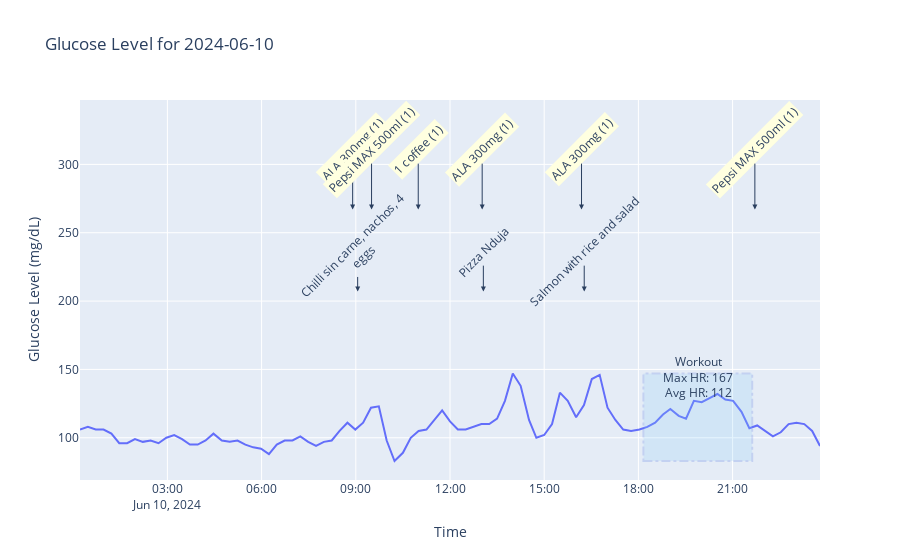
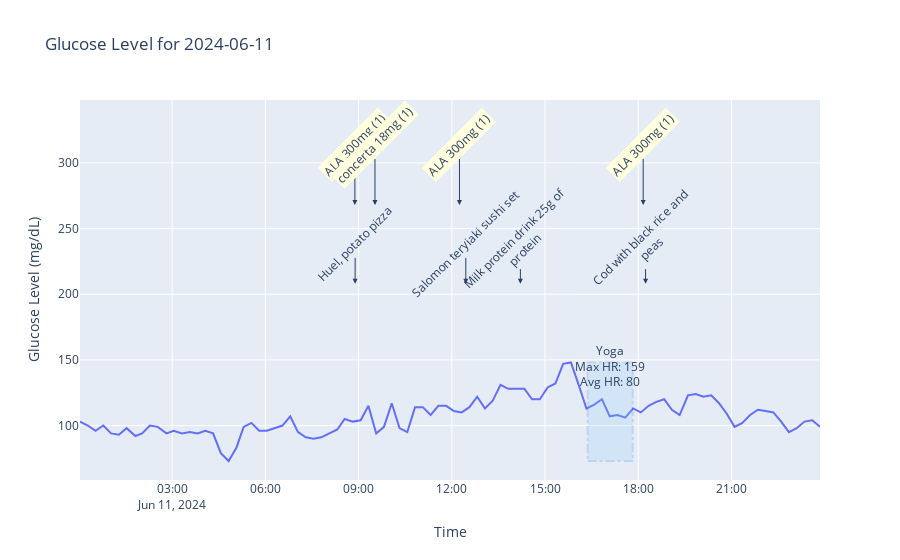
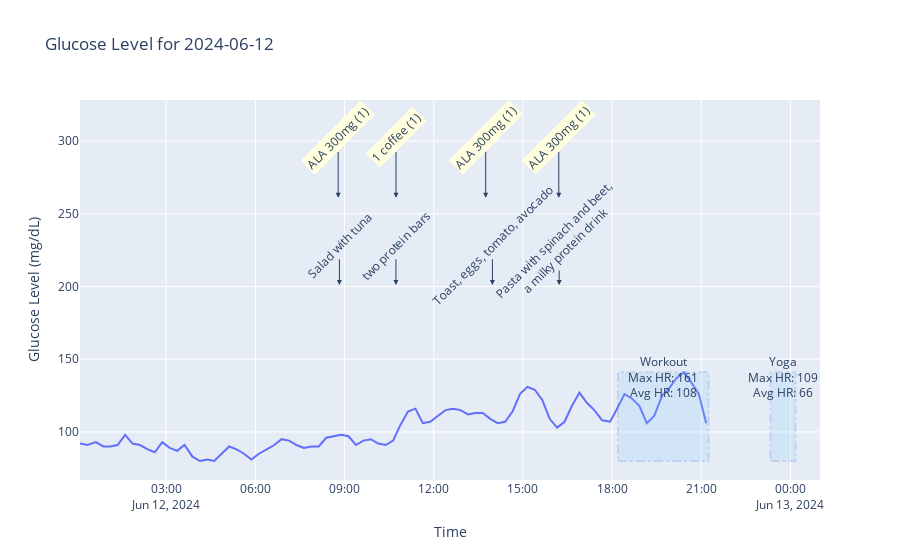
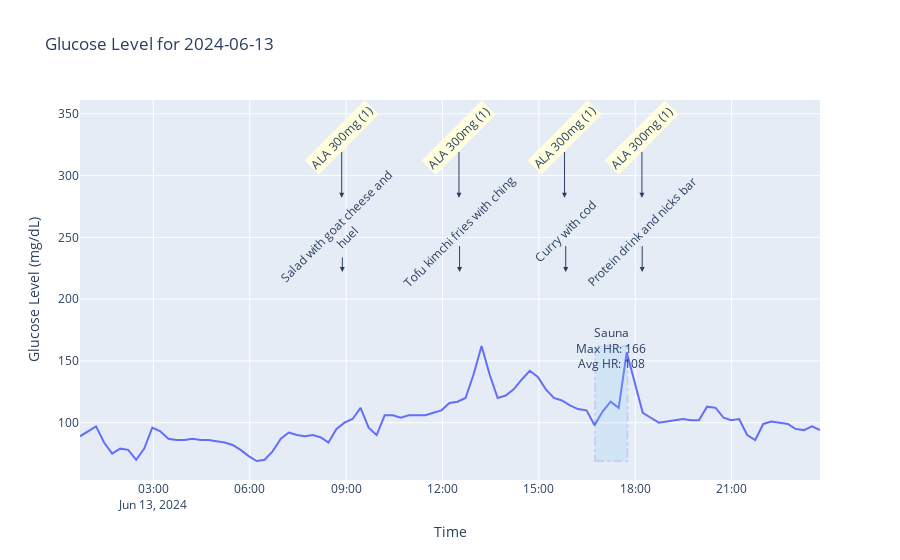

Here is the notebook cell these charts were saved with, in order:
### Code cell
# for each unique, sorted day in glucose_df, plot the day
for date in glucose_df['datetime'].dt.date.unique()[:-3]:
    plot_day(glucose_df, food_df, activity_df, drug_df, str(date)).show()

### Figure 1 — Plotly figure (JSON) as saved in the notebook; plotly's stock layout.template omitted (floating-point values rounded to 4 significant figures)
{"data": [{"name": "Glucose Level", "type": "scatter", "x": ["2024-06-10T00:13:00", "2024-06-10T00:28:00", "2024-06-10T00:43:00", "2024-06-10T00:58:00", "2024-06-10T01:13:00", "2024-06-10T01:28:00", "2024-06-10T01:43:00", "2024-06-10T01:58:00", "2024-06-10T02:13:00", "2024-06-10T02:28:00", "2024-06-10T02:43:00", "2024-06-10T02:58:00", "2024-06-10T03:13:00", "2024-06-10T03:28:00", "2024-06-10T03:43:00", "2024-06-10T03:58:00", "2024-06-10T04:13:00", "2024-06-10T04:28:00", "2024-06-10T04:44:00", "2024-06-10T04:59:00", "2024-06-10T05:14:00", "2024-06-10T05:29:00", "2024-06-10T05:44:00", "2024-06-10T05:59:00", "2024-06-10T06:14:00", "2024-06-10T06:29:00", "2024-06-10T06:44:00", "2024-06-10T06:59:00", "2024-06-10T07:14:00", "2024-06-10T07:29:00", "2024-06-10T07:44:00", "2024-06-10T07:59:00", "2024-06-10T08:14:00", "2024-06-10T08:29:00", "2024-06-10T08:44:00", "2024-06-10T08:59:00", "2024-06-10T09:14:00", "2024-06-10T09:29:00", "2024-06-10T09:44:00", "2024-06-10T09:59:00", "2024-06-10T10:14:00", "2024-06-10T10:30:00", "2024-06-10T10:45:00", "2024-06-10T11:00:00", "2024-06-10T11:15:00", "2024-06-10T11:30:00", "2024-06-10T11:45:00", "2024-06-10T12:00:00", "2024-06-10T12:15:00", "2024-06-10T12:30:00", "2024-06-10T12:45:00", "2024-06-10T13:00:00", "2024-06-10T13:15:00", "2024-06-10T13:30:00", "2024-06-10T13:45:00", "2024-06-10T14:00:00", "2024-06-10T14:15:00", "2024-06-10T14:31:00", "2024-06-10T14:45:00", "2024-06-10T15:00:00", "2024-06-10T15:15:00", "2024-06-10T15:30:00", "2024-06-10T15:45:00", "2024-06-10T16:01:00", "2024-06-10T16:16:00", "2024-06-10T16:31:00", "2024-06-10T16:46:00", "2024-06-10T17:01:00", "2024-06-10T17:16:00", "2024-06-10T17:31:00", "2024-06-10T17:46:00", "2024-06-10T18:02:00", "2024-06-10T18:17:00", "2024-06-10T18:32:00", "2024-06-10T18:47:00", "2024-06-10T19:01:00", "2024-06-10T19:17:00", "2024-06-10T19:31:00", "2024-06-10T19:46:00", "2024-06-10T20:01:00", "2024-06-10T20:16:00", "2024-06-10T20:31:00", "2024-06-10T20:46:00", "2024-06-10T21:01:00", "2024-06-10T21:17:00", "2024-06-10T21:32:00", "2024-06-10T21:47:00", "2024-06-10T22:02:00", "2024-06-10T22:17:00", "2024-06-10T22:32:00", "2024-06-10T22:47:00", "2024-06-10T23:02:00", "2024-06-10T23:17:00", "2024-06-10T23:32:00", "2024-06-10T23:47:00", "2024-06-10T00:13:00", "2024-06-10T08:27:00", "2024-06-10T08:31:00", "2024-06-10T09:20:00", "2024-06-10T09:57:00", "2024-06-10T10:58:00", "2024-06-10T11:38:00", "2024-06-10T12:30:00", "2024-06-10T12:32:00", "2024-06-10T14:11:00", "2024-06-10T14:12:00", "2024-06-10T14:25:00", "2024-06-10T14:54:00", "2024-06-10T14:54:00", "2024-06-10T17:18:00", "2024-06-10T20:11:00", "2024-06-10T20:11:00", "2024-06-10T20:14:00", "2024-06-10T20:43:00", "2024-06-10T21:14:00", "2024-06-10T21:15:00", "2024-06-10T21:18:00", "2024-06-10T22:44:00", "2024-06-10T09:21:00", "2024-06-10T09:21:00", "2024-06-10T09:21:00", "2024-06-10T09:57:00", "2024-06-10T09:57:00", "2024-06-10T09:57:00", "2024-06-10T09:58:00"], "y": [106, 108, 106, 106, 103, 96, 96, 99, 97, 98, 96, 100, 102, 99, 95, 95, 98, 103, 98, 97, 98, 95, 93, 92, 88, 95, 98, 98, 101, 97, 94, 97, 98, 105, 111, 106, 111, 122, 123, 98, 83, 89, 100, 105, 106, 113, 120, 112, 106, 106, 108, 110, 110, 114, 127, 147, 138, 113, 100, 102, 110, 133, 127, 115, 124, 143, 146, 122, 113, 106, 105, 106, 108, 111, 117, 121, 116, 114, 127, 126, 129, 132, 128, 127, 119, 107, 109, 105, 101, 104, 110, 111, 110, 105, 94, null, null, null, null, null, null, null, null, null, null, null, null, null, null, null, null, null, null, null, null, null, null, null, null, null, null, null, null, null, null]}], "layout": {"annotations": [{"arrowhead": 2, "ax": 0, "ay": -60, "bgcolor": "lightyellow", "showarrow": true, "text": "ALA 300mg (1)", "textangle": -45, "x": "2024-06-10T08:53:59", "y": 267}, {"arrowhead": 2, "ax": 0, "ay": -60, "bgcolor": "lightyellow", "showarrow": true, "text": "Pepsi MAX 500ml (1)", "textangle": -45, "x": "2024-06-10T09:30:06", "y": 267}, {"arrowhead": 2, "ax": 0, "ay": -60, "bgcolor": "lightyellow", "showarrow": true, "text": "1 coffee (1)", "textangle": -45, "x": "2024-06-10T10:59:19", "y": 267}, {"arrowhead": 2, "ax": 0, "ay": -60, "bgcolor": "lightyellow", "showarrow": true, "text": "ALA 300mg (1)", "textangle": -45, "x": "2024-06-10T13:01:29", "y": 267}, {"arrowhead": 2, "ax": 0, "ay": -60, "bgcolor": "lightyellow", "showarrow": true, "text": "ALA 300mg (1)", "textangle": -45, "x": "2024-06-10T16:11:19", "y": 267}, {"arrowhead": 2, "ax": 0, "ay": -60, "bgcolor": "lightyellow", "showarrow": true, "text": "Pepsi MAX 500ml (1)", "textangle": -45, "x": "2024-06-10T21:42:32", "y": 267}, {"arrowhead": 2, "ax": 0, "ay": -40, "showarrow": true, "text": "Chilli sin carne, nachos, 4<br>eggs", "textangle": -45, "x": "2024-06-10T09:03:35", "y": 207}, {"arrowhead": 2, "ax": 0, "ay": -40, "showarrow": true, "text": "Pizza Nduja", "textangle": -45, "x": "2024-06-10T13:03:44", "y": 207}, {"arrowhead": 2, "ax": 0, "ay": -40, "showarrow": true, "text": "Salmon with rice and salad", "textangle": -45, "x": "2024-06-10T16:16:29", "y": 207}, {"showarrow": false, "text": "Workout<br>Max HR: 167<br>Avg HR: 112", "x": "2024-06-10T19:53:32", "y": 137, "yshift": 10}], "shapes": [{"fillcolor": "LightSkyBlue", "line": {"color": "RoyalBlue", "dash": "dashdot", "width": 2}, "opacity": 0.2, "type": "rect", "x0": "2024-06-10T18:09:34", "x1": "2024-06-10T21:37:30", "y0": 83, "y1": 147}], "title": {"text": "Glucose Level for 2024-06-10"}, "xaxis": {"title": {"text": "Time"}}, "yaxis": {"title": {"text": "Glucose Level (mg/dL)"}}}}

### Figure 2 — Plotly figure (JSON) as saved in the notebook; plotly's stock layout.template omitted (floating-point values rounded to 4 significant figures)
{"data": [{"name": "Glucose Level", "type": "scatter", "x": ["2024-06-11T00:02:00", "2024-06-11T00:17:00", "2024-06-11T00:32:00", "2024-06-11T00:47:00", "2024-06-11T01:02:00", "2024-06-11T01:17:00", "2024-06-11T01:32:00", "2024-06-11T01:49:00", "2024-06-11T02:02:00", "2024-06-11T02:17:00", "2024-06-11T02:32:00", "2024-06-11T02:49:00", "2024-06-11T03:03:00", "2024-06-11T03:19:00", "2024-06-11T03:34:00", "2024-06-11T03:49:00", "2024-06-11T04:04:00", "2024-06-11T04:19:00", "2024-06-11T04:34:00", "2024-06-11T04:49:00", "2024-06-11T05:04:00", "2024-06-11T05:18:00", "2024-06-11T05:33:00", "2024-06-11T05:48:00", "2024-06-11T06:03:00", "2024-06-11T06:19:00", "2024-06-11T06:33:00", "2024-06-11T06:48:00", "2024-06-11T07:03:00", "2024-06-11T07:18:00", "2024-06-11T07:33:00", "2024-06-11T07:48:00", "2024-06-11T08:03:00", "2024-06-11T08:19:00", "2024-06-11T08:33:00", "2024-06-11T08:49:00", "2024-06-11T09:04:00", "2024-06-11T09:19:00", "2024-06-11T09:34:00", "2024-06-11T09:49:00", "2024-06-11T10:04:00", "2024-06-11T10:19:00", "2024-06-11T10:34:00", "2024-06-11T10:49:00", "2024-06-11T11:04:00", "2024-06-11T11:19:00", "2024-06-11T11:34:00", "2024-06-11T11:49:00", "2024-06-11T12:04:00", "2024-06-11T12:19:00", "2024-06-11T12:34:00", "2024-06-11T12:49:00", "2024-06-11T13:04:00", "2024-06-11T13:19:00", "2024-06-11T13:34:00", "2024-06-11T13:49:00", "2024-06-11T14:04:00", "2024-06-11T14:20:00", "2024-06-11T14:35:00", "2024-06-11T14:50:00", "2024-06-11T15:05:00", "2024-06-11T15:20:00", "2024-06-11T15:35:00", "2024-06-11T15:50:00", "2024-06-11T16:05:00", "2024-06-11T16:20:00", "2024-06-11T16:35:00", "2024-06-11T16:50:00", "2024-06-11T17:05:00", "2024-06-11T17:20:00", "2024-06-11T17:35:00", "2024-06-11T17:50:00", "2024-06-11T18:05:00", "2024-06-11T18:20:00", "2024-06-11T18:35:00", "2024-06-11T18:50:00", "2024-06-11T19:05:00", "2024-06-11T19:20:00", "2024-06-11T19:36:00", "2024-06-11T19:51:00", "2024-06-11T20:06:00", "2024-06-11T20:21:00", "2024-06-11T20:36:00", "2024-06-11T20:51:00", "2024-06-11T21:06:00", "2024-06-11T21:21:00", "2024-06-11T21:36:00", "2024-06-11T21:51:00", "2024-06-11T22:06:00", "2024-06-11T22:21:00", "2024-06-11T22:36:00", "2024-06-11T22:51:00", "2024-06-11T23:06:00", "2024-06-11T23:21:00", "2024-06-11T23:36:00", "2024-06-11T23:51:00", "2024-06-11T08:44:00", "2024-06-11T11:01:00", "2024-06-11T11:41:00", "2024-06-11T12:35:00", "2024-06-11T12:48:00", "2024-06-11T13:00:00", "2024-06-11T15:59:00", "2024-06-11T18:08:00", "2024-06-11T18:08:00", "2024-06-11T20:12:00", "2024-06-11T20:13:00", "2024-06-11T23:26:00"], "y": [103, 100, 96, 100, 94, 93, 98, 92, 94, 100, 99, 94, 96, 94, 95, 94, 96, 94, 79, 73, 83, 99, 102, 96, 96, 98, 100, 107, 95, 91, 90, 91, 94, 97, 105, 103, 104, 115, 94, 99, 117, 98, 95, 114, 114, 108, 115, 115, 111, 110, 114, 122, 113, 119, 131, 128, 128, 128, 120, 120, 129, 132, 147, 148, 131, 113, 116, 120, 107, 108, 106, 113, 110, 115, 118, 120, 112, 108, 123, 124, 122, 123, 117, 109, 99, 102, 108, 112, 111, 110, 103, 95, 98, 103, 104, 99, null, null, null, null, null, null, null, null, null, null, null, null]}], "layout": {"annotations": [{"arrowhead": 2, "ax": 0, "ay": -60, "bgcolor": "lightyellow", "showarrow": true, "text": "ALA 300mg (1)", "textangle": -45, "x": "2024-06-11T08:52:48", "y": 268}, {"arrowhead": 2, "ax": 0, "ay": -60, "bgcolor": "lightyellow", "showarrow": true, "text": "concerta 18mg (1)", "textangle": -45, "x": "2024-06-11T09:31:37", "y": 268}, {"arrowhead": 2, "ax": 0, "ay": -60, "bgcolor": "lightyellow", "showarrow": true, "text": "ALA 300mg (1)", "textangle": -45, "x": "2024-06-11T12:14:47", "y": 268}, {"arrowhead": 2, "ax": 0, "ay": -60, "bgcolor": "lightyellow", "showarrow": true, "text": "ALA 300mg (1)", "textangle": -45, "x": "2024-06-11T18:09:34", "y": 268}, {"arrowhead": 2, "ax": 0, "ay": -40, "showarrow": true, "text": "Huel, potato pizza", "textangle": -45, "x": "2024-06-11T08:53:18", "y": 208}, {"arrowhead": 2, "ax": 0, "ay": -40, "showarrow": true, "text": "Salomon teryiaki sushi set", "textangle": -45, "x": "2024-06-11T12:27:02", "y": 208}, {"arrowhead": 2, "ax": 0, "ay": -40, "showarrow": true, "text": "Milk protein drink 25g of<br>protein", "textangle": -45, "x": "2024-06-11T14:12:26", "y": 208}, {"arrowhead": 2, "ax": 0, "ay": -40, "showarrow": true, "text": "Cod with black rice and<br>peas", "textangle": -45, "x": "2024-06-11T18:14:10", "y": 208}, {"showarrow": false, "text": "Yoga<br>Max HR: 159<br>Avg HR: 80", "x": "2024-06-11T17:05:45.500000", "y": 138, "yshift": 10}], "shapes": [{"fillcolor": "LightSkyBlue", "line": {"color": "RoyalBlue", "dash": "dashdot", "width": 2}, "opacity": 0.2, "type": "rect", "x0": "2024-06-11T16:22:22", "x1": "2024-06-11T17:49:09", "y0": 73, "y1": 148}], "title": {"text": "Glucose Level for 2024-06-11"}, "xaxis": {"title": {"text": "Time"}}, "yaxis": {"title": {"text": "Glucose Level (mg/dL)"}}}}

### Figure 3 — Plotly figure (JSON) as saved in the notebook; plotly's stock layout.template omitted (floating-point values rounded to 4 significant figures)
{"data": [{"name": "Glucose Level", "type": "scatter", "x": ["2024-06-12T00:06:00", "2024-06-12T00:21:00", "2024-06-12T00:38:00", "2024-06-12T00:53:00", "2024-06-12T01:07:00", "2024-06-12T01:22:00", "2024-06-12T01:37:00", "2024-06-12T01:52:00", "2024-06-12T02:07:00", "2024-06-12T02:23:00", "2024-06-12T02:37:00", "2024-06-12T02:52:00", "2024-06-12T03:07:00", "2024-06-12T03:22:00", "2024-06-12T03:37:00", "2024-06-12T03:53:00", "2024-06-12T04:08:00", "2024-06-12T04:23:00", "2024-06-12T04:37:00", "2024-06-12T04:52:00", "2024-06-12T05:07:00", "2024-06-12T05:22:00", "2024-06-12T05:37:00", "2024-06-12T05:52:00", "2024-06-12T06:07:00", "2024-06-12T06:23:00", "2024-06-12T06:38:00", "2024-06-12T06:53:00", "2024-06-12T07:08:00", "2024-06-12T07:23:00", "2024-06-12T07:38:00", "2024-06-12T07:53:00", "2024-06-12T08:08:00", "2024-06-12T08:23:00", "2024-06-12T08:38:00", "2024-06-12T08:53:00", "2024-06-12T09:08:00", "2024-06-12T09:23:00", "2024-06-12T09:38:00", "2024-06-12T09:53:00", "2024-06-12T10:08:00", "2024-06-12T10:23:00", "2024-06-12T10:38:00", "2024-06-12T10:53:00", "2024-06-12T11:08:00", "2024-06-12T11:23:00", "2024-06-12T11:38:00", "2024-06-12T11:53:00", "2024-06-12T12:08:00", "2024-06-12T12:24:00", "2024-06-12T12:39:00", "2024-06-12T12:54:00", "2024-06-12T13:09:00", "2024-06-12T13:24:00", "2024-06-12T13:39:00", "2024-06-12T13:54:00", "2024-06-12T14:09:00", "2024-06-12T14:24:00", "2024-06-12T14:39:00", "2024-06-12T14:54:00", "2024-06-12T15:09:00", "2024-06-12T15:24:00", "2024-06-12T15:39:00", "2024-06-12T15:54:00", "2024-06-12T16:09:00", "2024-06-12T16:24:00", "2024-06-12T16:39:00", "2024-06-12T16:54:00", "2024-06-12T17:09:00", "2024-06-12T17:24:00", "2024-06-12T17:40:00", "2024-06-12T17:56:00", "2024-06-12T18:10:00", "2024-06-12T18:25:00", "2024-06-12T18:40:00", "2024-06-12T18:55:00", "2024-06-12T19:10:00", "2024-06-12T19:25:00", "2024-06-12T19:41:00", "2024-06-12T19:55:00", "2024-06-12T20:10:00", "2024-06-12T20:25:00", "2024-06-12T20:40:00", "2024-06-12T20:55:00", "2024-06-12T21:10:00", "2024-06-12T08:39:00", "2024-06-12T08:39:00", "2024-06-12T10:15:00", "2024-06-12T11:08:00", "2024-06-12T11:09:00", "2024-06-12T13:44:00", "2024-06-12T17:22:00", "2024-06-12T21:28:00", "2024-06-12T21:29:00", "2024-06-12T21:32:00", "2024-06-12T21:33:00", "2024-06-12T21:29:00"], "y": [92, 91, 93, 90, 90, 91, 98, 92, 91, 88, 86, 93, 89, 87, 91, 83, 80, 81, 80, 85, 90, 88, 85, 81, 85, 88, 91, 95, 94, 91, 89, 90, 90, 96, 97, 98, 97, 91, 94, 95, 92, 91, 94, 105, 114, 116, 106, 107, 111, 115, 116, 115, 112, 113, 113, 109, 106, 107, 114, 126, 131, 129, 122, 109, 103, 107, 118, 127, 120, 115, 108, 107, 116, 126, 123, 118, 106, 111, 125, 130, 137, 141, 134, 126, 106, null, null, null, null, null, null, null, null, null, null, null, null]}], "layout": {"annotations": [{"arrowhead": 2, "ax": 0, "ay": -60, "bgcolor": "lightyellow", "showarrow": true, "text": "ALA 300mg (1)", "textangle": -45, "x": "2024-06-12T08:47:07", "y": 261}, {"arrowhead": 2, "ax": 0, "ay": -60, "bgcolor": "lightyellow", "showarrow": true, "text": "1 coffee (1)", "textangle": -45, "x": "2024-06-12T10:43:52", "y": 261}, {"arrowhead": 2, "ax": 0, "ay": -60, "bgcolor": "lightyellow", "showarrow": true, "text": "ALA 300mg (1)", "textangle": -45, "x": "2024-06-12T13:44:52", "y": 261}, {"arrowhead": 2, "ax": 0, "ay": -60, "bgcolor": "lightyellow", "showarrow": true, "text": "ALA 300mg (1)", "textangle": -45, "x": "2024-06-12T16:12:23", "y": 261}, {"arrowhead": 2, "ax": 0, "ay": -40, "showarrow": true, "text": "Salad with tuna", "textangle": -45, "x": "2024-06-12T08:49:34", "y": 201}, {"arrowhead": 2, "ax": 0, "ay": -40, "showarrow": true, "text": "two protein bars", "textangle": -45, "x": "2024-06-12T10:43:42", "y": 201}, {"arrowhead": 2, "ax": 0, "ay": -40, "showarrow": true, "text": "Toast, eggs, tomato, avocado", "textangle": -45, "x": "2024-06-12T13:58:24", "y": 201}, {"arrowhead": 2, "ax": 0, "ay": -40, "showarrow": true, "text": "Pasta with spinach and beet,<br>a milky protein drink", "textangle": -45, "x": "2024-06-12T16:13:10", "y": 201}, {"showarrow": false, "text": "Yoga<br>Max HR: 109<br>Avg HR: 66", "x": "2024-06-12T23:44:56.500000", "y": 131, "yshift": 10}, {"showarrow": false, "text": "Workout<br>Max HR: 161<br>Avg HR: 108", "x": "2024-06-12T19:43:19", "y": 131, "yshift": 10}], "shapes": [{"fillcolor": "LightSkyBlue", "line": {"color": "RoyalBlue", "dash": "dashdot", "width": 2}, "opacity": 0.2, "type": "rect", "x0": "2024-06-12T23:19:49", "x1": "2024-06-13T00:10:04", "y0": 80, "y1": 141}, {"fillcolor": "LightSkyBlue", "line": {"color": "RoyalBlue", "dash": "dashdot", "width": 2}, "opacity": 0.2, "type": "rect", "x0": "2024-06-12T18:11:56", "x1": "2024-06-12T21:14:42", "y0": 80, "y1": 141}], "title": {"text": "Glucose Level for 2024-06-12"}, "xaxis": {"title": {"text": "Time"}}, "yaxis": {"title": {"text": "Glucose Level (mg/dL)"}}}}

### Figure 4 — Plotly figure (JSON) as saved in the notebook; plotly's stock layout.template omitted (floating-point values rounded to 4 significant figures)
{"data": [{"name": "Glucose Level", "type": "scatter", "x": ["2024-06-13T00:43:00", "2024-06-13T00:58:00", "2024-06-13T01:13:00", "2024-06-13T01:28:00", "2024-06-13T01:43:00", "2024-06-13T01:58:00", "2024-06-13T02:13:00", "2024-06-13T02:28:00", "2024-06-13T02:43:00", "2024-06-13T02:58:00", "2024-06-13T03:13:00", "2024-06-13T03:28:00", "2024-06-13T03:43:00", "2024-06-13T03:58:00", "2024-06-13T04:13:00", "2024-06-13T04:28:00", "2024-06-13T04:43:00", "2024-06-13T04:58:00", "2024-06-13T05:13:00", "2024-06-13T05:28:00", "2024-06-13T05:43:00", "2024-06-13T05:58:00", "2024-06-13T06:13:00", "2024-06-13T06:28:00", "2024-06-13T06:43:00", "2024-06-13T06:58:00", "2024-06-13T07:13:00", "2024-06-13T07:28:00", "2024-06-13T07:43:00", "2024-06-13T07:58:00", "2024-06-13T08:13:00", "2024-06-13T08:27:00", "2024-06-13T08:42:00", "2024-06-13T08:57:00", "2024-06-13T09:12:00", "2024-06-13T09:27:00", "2024-06-13T09:42:00", "2024-06-13T09:57:00", "2024-06-13T10:12:00", "2024-06-13T10:27:00", "2024-06-13T10:42:00", "2024-06-13T10:57:00", "2024-06-13T11:13:00", "2024-06-13T11:28:00", "2024-06-13T11:43:00", "2024-06-13T11:58:00", "2024-06-13T12:13:00", "2024-06-13T12:28:00", "2024-06-13T12:43:00", "2024-06-13T12:58:00", "2024-06-13T13:13:00", "2024-06-13T13:28:00", "2024-06-13T13:43:00", "2024-06-13T13:58:00", "2024-06-13T14:13:00", "2024-06-13T14:28:00", "2024-06-13T14:43:00", "2024-06-13T14:58:00", "2024-06-13T15:13:00", "2024-06-13T15:28:00", "2024-06-13T15:43:00", "2024-06-13T15:58:00", "2024-06-13T16:13:00", "2024-06-13T16:29:00", "2024-06-13T16:44:00", "2024-06-13T16:59:00", "2024-06-13T17:14:00", "2024-06-13T17:29:00", "2024-06-13T17:44:00", "2024-06-13T17:59:00", "2024-06-13T18:14:00", "2024-06-13T18:29:00", "2024-06-13T18:44:00", "2024-06-13T18:59:00", "2024-06-13T19:14:00", "2024-06-13T19:29:00", "2024-06-13T19:44:00", "2024-06-13T19:59:00", "2024-06-13T20:14:00", "2024-06-13T20:30:00", "2024-06-13T20:45:00", "2024-06-13T20:59:00", "2024-06-13T21:14:00", "2024-06-13T21:29:00", "2024-06-13T21:44:00", "2024-06-13T21:59:00", "2024-06-13T22:14:00", "2024-06-13T22:29:00", "2024-06-13T22:45:00", "2024-06-13T22:59:00", "2024-06-13T23:15:00", "2024-06-13T23:30:00", "2024-06-13T23:45:00", "2024-06-13T08:33:00", "2024-06-13T15:47:00", "2024-06-13T15:48:00", "2024-06-13T18:27:00", "2024-06-13T18:32:00", "2024-06-13T23:00:00", "2024-06-13T23:02:00", "2024-06-13T23:38:00", "2024-06-13T23:39:00", "2024-06-13T08:33:00"], "y": [89, 93, 97, 84, 75, 79, 78, 70, 79, 96, 93, 87, 86, 86, 87, 86, 86, 85, 84, 82, 78, 73, 69, 70, 77, 87, 92, 90, 89, 90, 88, 84, 95, 100, 103, 112, 96, 90, 106, 106, 104, 106, 106, 106, 108, 110, 116, 117, 120, 139, 162, 139, 120, 122, 127, 135, 142, 137, 127, 120, 118, 114, 111, 110, 98, 109, 117, 112, 157, 132, 108, 104, 100, 101, 102, 103, 102, 102, 113, 112, 104, 102, 103, 90, 86, 99, 101, 100, 99, 95, 94, 97, 94, null, null, null, null, null, null, null, null, null, null]}], "layout": {"annotations": [{"arrowhead": 2, "ax": 0, "ay": -60, "bgcolor": "lightyellow", "showarrow": true, "text": "ALA 300mg (1)", "textangle": -45, "x": "2024-06-13T08:51:43", "y": 282}, {"arrowhead": 2, "ax": 0, "ay": -60, "bgcolor": "lightyellow", "showarrow": true, "text": "ALA 300mg (1)", "textangle": -45, "x": "2024-06-13T12:30:43", "y": 282}, {"arrowhead": 2, "ax": 0, "ay": -60, "bgcolor": "lightyellow", "showarrow": true, "text": "ALA 300mg (1)", "textangle": -45, "x": "2024-06-13T15:47:52", "y": 282}, {"arrowhead": 2, "ax": 0, "ay": -60, "bgcolor": "lightyellow", "showarrow": true, "text": "ALA 300mg (1)", "textangle": -45, "x": "2024-06-13T18:12:28", "y": 282}, {"arrowhead": 2, "ax": 0, "ay": -40, "showarrow": true, "text": "Salad with goat cheese and<br>huel", "textangle": -45, "x": "2024-06-13T08:52:55", "y": 222}, {"arrowhead": 2, "ax": 0, "ay": -40, "showarrow": true, "text": "Tofu kimchi fries with ching", "textangle": -45, "x": "2024-06-13T12:31:52", "y": 222}, {"arrowhead": 2, "ax": 0, "ay": -40, "showarrow": true, "text": "Curry with cod", "textangle": -45, "x": "2024-06-13T15:50:07", "y": 222}, {"arrowhead": 2, "ax": 0, "ay": -40, "showarrow": true, "text": "Protein drink and nicks bar", "textangle": -45, "x": "2024-06-13T18:12:57", "y": 222}, {"showarrow": false, "text": "Sauna<br>Max HR: 166<br>Avg HR: 108", "x": "2024-06-13T17:15:13.500000", "y": 152, "yshift": 10}], "shapes": [{"fillcolor": "LightSkyBlue", "line": {"color": "RoyalBlue", "dash": "dashdot", "width": 2}, "opacity": 0.2, "type": "rect", "x0": "2024-06-13T16:45:06", "x1": "2024-06-13T17:45:21", "y0": 69, "y1": 162}], "title": {"text": "Glucose Level for 2024-06-13"}, "xaxis": {"title": {"text": "Time"}}, "yaxis": {"title": {"text": "Glucose Level (mg/dL)"}}}}
